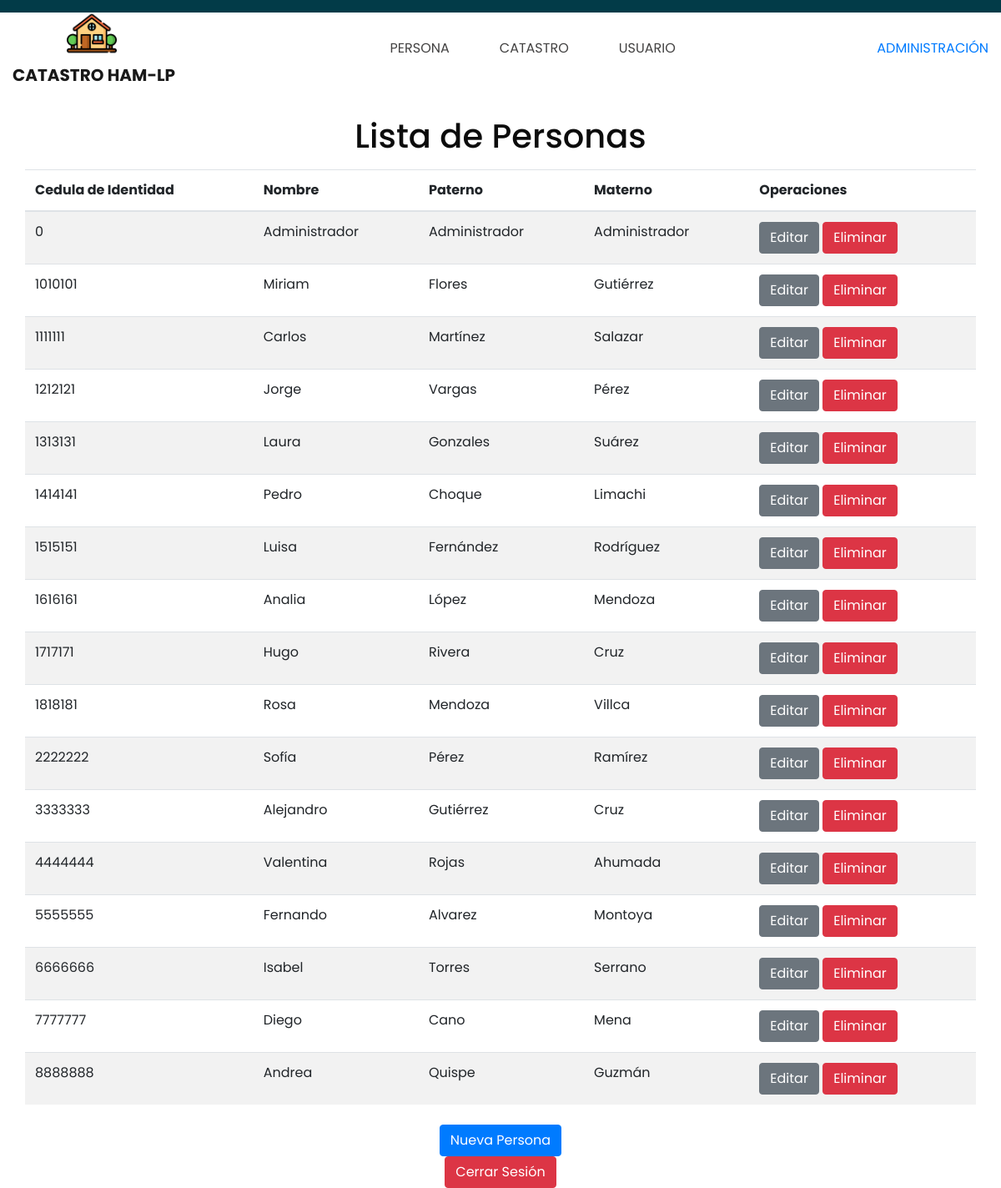
Page /2/paginas/persona/persona.php on the committed database.
### tables this page shows
CREATE TABLE `persona` (
  `ci` int(11) NOT NULL,
  `nombre` varchar(100) DEFAULT NULL,
  `paterno` varchar(100) DEFAULT NULL,
  `materno` varchar(100) DEFAULT NULL
);

### 2/paginas/persona/persona.php (the view, shortened to what this page needs)
<?php
include "../conexion.inc.php";
$sql = "SELECT * FROM persona";
$resultado = mysqli_query($con, $sql);
?>
<!DOCTYPE html>
<html lang="en">
<head>
  <link rel="stylesheet" href="../css/bootstrap.css">
  <link rel="stylesheet" href="../css/style.css">
  <link rel="stylesheet" href="../css/responsive.css">
</head>
<body>
  <div class="hero_area">
      <div class="container-fluid">
        <nav class="navbar navbar-expand-lg custom_nav-container">
          <a class="navbar-brand" href="index.php">
            <img src="../images/logocasa.png" alt="Logo La Paz" style="width: 60px; height: auto;">
            <span>Catastro HAM-LP</span>
          </a>
          <div class="collapse navbar-collapse" id="navbarNav">
            <ul class="navbar-nav mx-auto">
              <li class="nav-item">
                <a class="nav-link" href="persona.php">Persona</a>
              </li>
              <li class="nav-item">
                <a class="nav-link" href="../catastro/catastro.php">Catastro</a>
              </li>
              <li class="nav-item">
                <a class="nav-link" href="../usuario/usuario.php">Usuario</a>
              </li>
            </ul>
            <div class="quote_btn-container">
              <a href="tel:+011234567890">ADMINISTRACIÓN</a>
            </div>
          </div>
        </nav>
      </div>
    <main class="container mt-4">
      <h1 class="text-center">Lista de Personas</h1>
      <table class="table table-striped mt-3">
        <thead>
          <tr>
            <th scope="col">Cedula de Identidad</th>
            <th scope="col">Nombre</th>
            <th scope="col">Paterno</th>
            <th scope="col">Materno</th>
            <th scope="col">Operaciones</th>
          </tr>
        </thead>
        <tbody>
          <?php while($fila = mysqli_fetch_array($resultado)): ?>
            <tr>
              <td scope="row"><?php echo $fila['ci']; ?></td>
              <td><?php echo $fila['nombre']; ?></td>
              <td><?php echo $fila['paterno']; ?></td>
              <td><?php echo $fila['materno']; ?></td>
              <td>
                <a class="btn btn-secondary" href="editarpersona.php?ci=<?php echo $fila['ci']; ?>">Editar</a>
                <a class="btn btn-danger" href="eliminarpersona.php?ci=<?php echo $fila['ci']; ?>">Eliminar</a>
              </td>
            </tr>
          <?php endwhile; ?>
        </tbody>
      </table>
      <div class="text-center mt-4">
        <a class="btn btn-primary" href="nuevapersona.php">Nueva Persona</a>
      </div>
    </main>
    <div class="text-center">
      <a href="../login/logout.php" class="btn btn-danger">Cerrar Sesión</a>
    </div>
  </div>
</body>
</html>

### 2/paginas/css/style.css (style rules this page uses)
body { font-family: "Poppins", sans-serif; color: #0c0c0c; background-color: #ffffff; }
.hero_area { height: 98vh; position: relative; }
.hero_area::before { content: ""; position: absolute; width: 100%; height: 15px; background-color: #023b48; }
.custom_nav-container.navbar-expand-lg .navbar-nav .nav-link { padding: 10px 30px; color: #434242; text-align: center; text-transform: uppercase; }
a, a:hover, a:focus { text-decoration: none; }
.btn, .btn:focus { outline: none !important; -webkit-box-shadow: none; box-shadow: none; }
.navbar-brand, .navbar-brand:hover { text-transform: uppercase; font-weight: bold; font-size: 24px; color: #fafcfd; }
.navbar-brand { display: -webkit-box; display: -ms-flexbox; display: flex; -webkit-box-align: center; -ms-flex-align: center; align-items: center; -webkit-box-orient: vertical; -webkit-box-direction: normal; -ms-flex-direction: column; flex-direction: column; }
.navbar-brand img { width: 30px; margin-right: 5px; }
.navbar-brand span { font-size: 20px; font-weight: 700; color: #191919; margin-top: 5px; }
.custom_nav-container { z-index: 99999; padding: 5px 0; }

### 2/paginas/css/responsive.css (style rules this page uses)
@media (min-width: 1200px) { .container { max-width: 1170px; } }

### rows in the picture
persona: ci "0", nombre "Administrador", paterno "Administrador", materno "Administrador"
persona: ci "1010101", nombre "Miriam", paterno "Flores", materno "Gutiérrez"
persona: ci "1111111", nombre "Carlos", paterno "Martínez", materno "Salazar"
persona: ci "1212121", nombre "Jorge", paterno "Vargas", materno "Pérez"
persona: ci "1313131", nombre "Laura", paterno "Gonzales", materno "Suárez"
persona: ci "1414141", nombre "Pedro", paterno "Choque", materno "Limachi"
persona: ci "1515151", nombre "Luisa", paterno "Fernández", materno "Rodríguez"
persona: ci "1616161", nombre "Analia", paterno "López", materno "Mendoza"
persona: ci "1717171", nombre "Hugo", paterno "Rivera", materno "Cruz"
persona: ci "1818181", nombre "Rosa", paterno "Mendoza", materno "Villca"
persona: ci "2222222", nombre "Sofía", paterno "Pérez", materno "Ramírez"
persona: ci "3333333", nombre "Alejandro", paterno "Gutiérrez", materno "Cruz"
persona: ci "4444444", nombre "Valentina", paterno "Rojas", materno "Ahumada"
persona: ci "5555555", nombre "Fernando", paterno "Alvarez", materno "Montoya"
persona: ci "6666666", nombre "Isabel", paterno "Torres", materno "Serrano"
persona: ci "7777777", nombre "Diego", paterno "Cano", materno "Mena"
persona: ci "8888888", nombre "Andrea", paterno "Quispe", materno "Guzmán"
